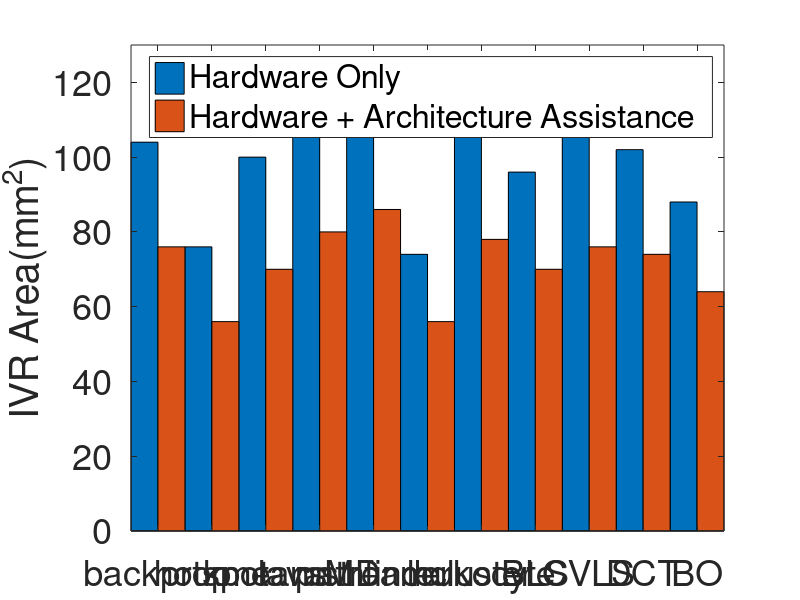

Here is the MATLAB script that generated this plot: (Note: this script raises an error after producing the figure.)

base = [0.52 0.38 0.5 0.6 0.62 0.37 0.55 0.48 0.54 0.51 0.44]; 
level25 = [0.38 0.28 0.35 0.4 0.43 0.28 0.39 0.35 0.38 0.37 0.32]; 

base = base./0.7.*4.*5*7;
level25 = level25./0.7.*4.*5*7;



b = bar([1 2 3 4 5 6 7 8 9 10 11],[base' level25'],1);
legend('Hardware Only','Hardware + Architecture Assistance');
axis([0.5 11.5 0 130]); 
set(gca,'xticklabel',{'backprop','hotspot','kmeans','lavaMD','pathfinder','streamcluster','leukocyte','BLS','CVLS','DCT','BO'})

ylabel('IVR Area(mm^2)');
set(gca,'FontSize',26);

h = gca;
th=rotateticklabel(h, 16);

b(1).FaceColor = [8 108 162]./255;
b(2).FaceColor = [194 24 24]./255;